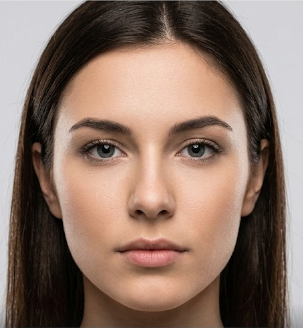
#> input picture CVLab02/assets/women.png, 303 x 328 px, found by its file name
$ jupyter execute task01.ipynb
#> lines starting #> are read from the running program, lines starting #| are printed output that depends on the picture
[cell 1]
import cv2
import numpy as np
import matplotlib.pyplot as plt

# ── Load images ────────────────────────────────────────────────────────────────
a = cv2.imread("CVLab02/assets/women.png")
#> a is the input picture: shape (328, 303, 3); mean B, G, R 103, 115.4, 138.7
b = cv2.imread("CVLab02/assets/tiger.png")
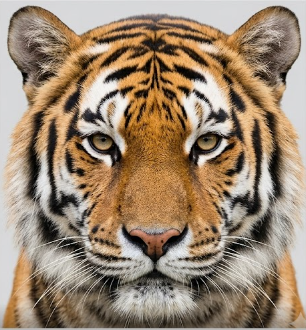
#> input picture CVLab02/assets/tiger.png, 306 x 330 px, found by its file name
#> b is the input picture: shape (330, 306, 3); mean B, G, R 112.6, 134.7, 155.6
if a is None: a = cv2.imread("../CVLab02/assets/women.png")
if b is None: b = cv2.imread("../CVLab02/assets/tiger.png")

W, H = 500, 500
alpha = 0.5  # 0 = full women, 1 = full tiger, 0.5 = 50-50 mix

# Resize and convert BGR→RGB
img1 = cv2.cvtColor(cv2.resize(a, (W, H)), cv2.COLOR_BGR2RGB).astype(np.float32)
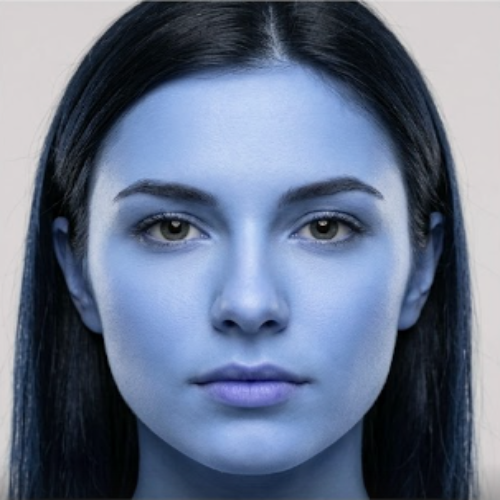
#> img1: shape (500, 500, 3) float32; mean B, G, R 138.6, 115.3, 102.9
img2 = cv2.cvtColor(cv2.resize(b, (W, H)), cv2.COLOR_BGR2RGB).astype(np.float32)
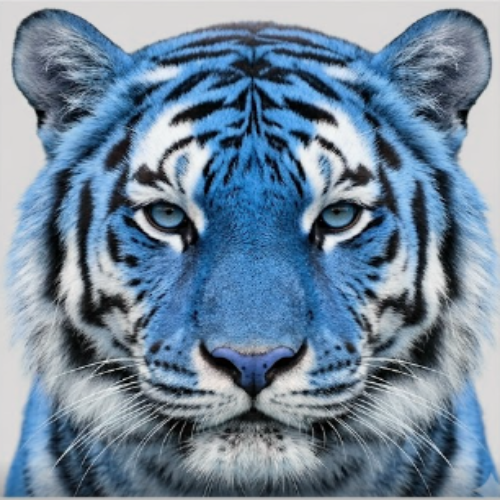
#> img2: shape (500, 500, 3) float32; mean B, G, R 155.5, 134.6, 112.4

# ── Step 1: Mark face landmarks (eyes, nose, mouth) on both images ─────────────
# These points tell the algorithm WHAT to align (eye→eye, mouth→mouth, etc.)
face1 = np.float32([[150,185],[350,185],[250,270],[195,350],[305,350]])  # women
face2 = np.float32([[190,190],[320,190],[250,280],[205,340],[295,340]])  # tiger

# Also add image corners so the whole image is covered, not just the face
corners = np.float32([[0,0],[W-1,0],[W-1,H-1],[0,H-1],
                       [W//2,0],[W-1,H//2],[W//2,H-1],[0,H//2]])

p1 = np.vstack([face1, corners])  # all landmarks for image 1
p2 = np.vstack([face2, corners])  # all landmarks for image 2
pm = (1 - alpha) * p1 + alpha * p2  # midpoint landmarks (morph target)

# ── Step 2: Triangulate the midpoint landmarks (Delaunay triangulation) ─────────
# Splits the image into triangles so we can warp each triangle independently
sub = cv2.Subdiv2D((0, 0, W, H))
for x, y in pm:
    sub.insert((float(x), float(y)))

# Convert triangle coordinates → landmark indices
tris = []
for t in sub.getTriangleList():
    pts = np.float32(t).reshape(3, 2)
    ids = [np.argmin(np.sum((pm - p)**2, axis=1)) for p in pts]
    tris.append(ids)

# ── Step 3: Warp each triangle from source → morph position ────────────────────
def warp_triangle(src_img, src_pts, dst_pts, canvas):
    # Bounding box of destination triangle
    r = cv2.boundingRect(dst_pts)
    # Shift points to local bounding-box coordinates
    src_local = src_pts - [cv2.boundingRect(src_pts)[0], cv2.boundingRect(src_pts)[1]]
    dst_local = dst_pts - [r[0], r[1]]
    # Crop the source patch and warp it to fit the destination triangle shape
    patch = src_img[cv2.boundingRect(src_pts)[1] : cv2.boundingRect(src_pts)[1]+cv2.boundingRect(src_pts)[3],
                    cv2.boundingRect(src_pts)[0] : cv2.boundingRect(src_pts)[0]+cv2.boundingRect(src_pts)[2]]
    M = cv2.getAffineTransform(src_local.astype(np.float32), dst_local.astype(np.float32))
    warped = cv2.warpAffine(patch, M, (r[2], r[3]), borderMode=cv2.BORDER_REFLECT_101)
    # Create a triangle-shaped mask so we only paste inside the triangle
    mask = np.zeros((r[3], r[2], 3), np.float32)
    cv2.fillConvexPoly(mask, np.int32(dst_local), (1,1,1), lineType=cv2.LINE_AA)
    # Paste warped triangle onto canvas
    canvas[r[1]:r[1]+r[3], r[0]:r[0]+r[2]] += warped * mask

# Warp both images toward the morph midpoints
out1, out2 = np.zeros_like(img1), np.zeros_like(img2)
for ids in tris:
    warp_triangle(img1, p1[ids], pm[ids], out1)
    warp_triangle(img2, p2[ids], pm[ids], out2)
#> this loop made 16 passes
#> pass 1, in warp_triangle, `patch = src_img[cv2.boundingRect(src_pts)[1] : cv2.boundingRect(src_pt..`:
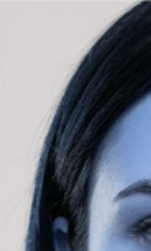
#> patch: shape (251, 151, 3) float32; mean B, G, R 137.2, 125.5, 120.3
#> pass 1, in warp_triangle, `warped = cv2.warpAffine(patch, M, (r[2], r[3]), borderMode=cv2.BORDER_..`:
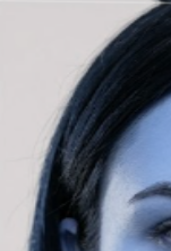
#> warped: shape (251, 171, 3) float32; mean B, G, R 137.3, 125.8, 120.7
#> pass 1, in warp_triangle (call 2), `patch = src_img[cv2.boundingRect(src_pts)[1] : cv2.boundingRect(src_pt..`:
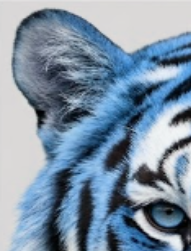
#> patch: shape (251, 191, 3) float32; mean B, G, R 165.3, 145.6, 125.7
#> pass 1, in warp_triangle (call 2), `warped = cv2.warpAffine(patch, M, (r[2], r[3]), borderMode=cv2.BORDER_..`:
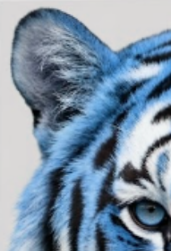
#> warped: shape (251, 171, 3) float32; mean B, G, R 164.9, 145.1, 125.1

# ── Step 4: Blend the two warped images ────────────────────────────────────────
result = np.clip((1 - alpha) * out1 + alpha * out2, 0, 255).astype(np.uint8)

# ── Show result ────────────────────────────────────────────────────────────────
fig, axes = plt.subplots(1, 3, figsize=(12, 4))
for ax, im, title in zip(axes,
    [img1.astype(np.uint8), img2.astype(np.uint8), result],
    ["Women", "Tiger", f"Morph (α={alpha})"]):
    ax.imshow(im); ax.set_title(title); ax.axis("off")
#> this loop made 3 passes
#> title on passes 1 to 3: 'Women', 'Tiger', 'Morph (α=0.5)'
plt.tight_layout()
plt.show()
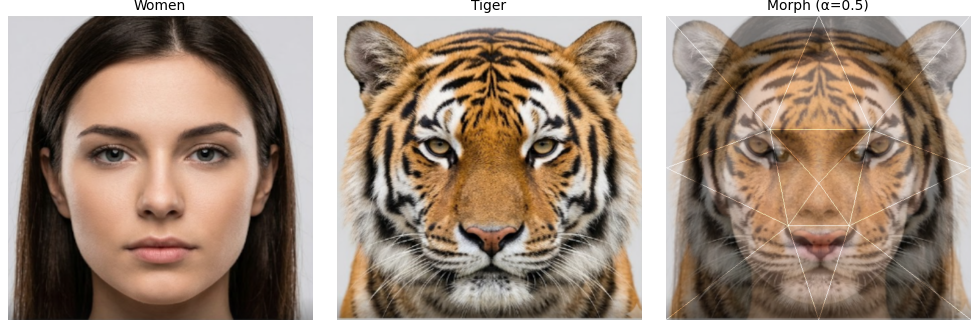
#> figure drawn by matplotlib, 3 panels
